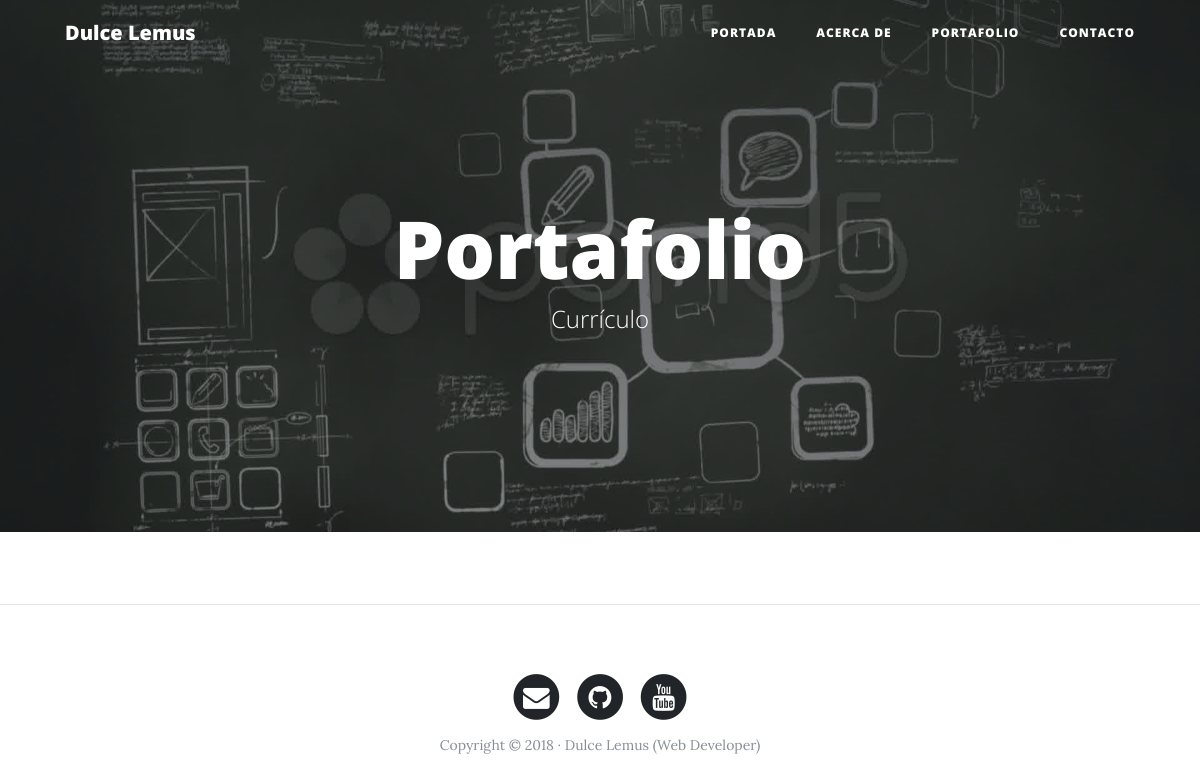
/portfolio/, run on an earlier commit of the app's database.
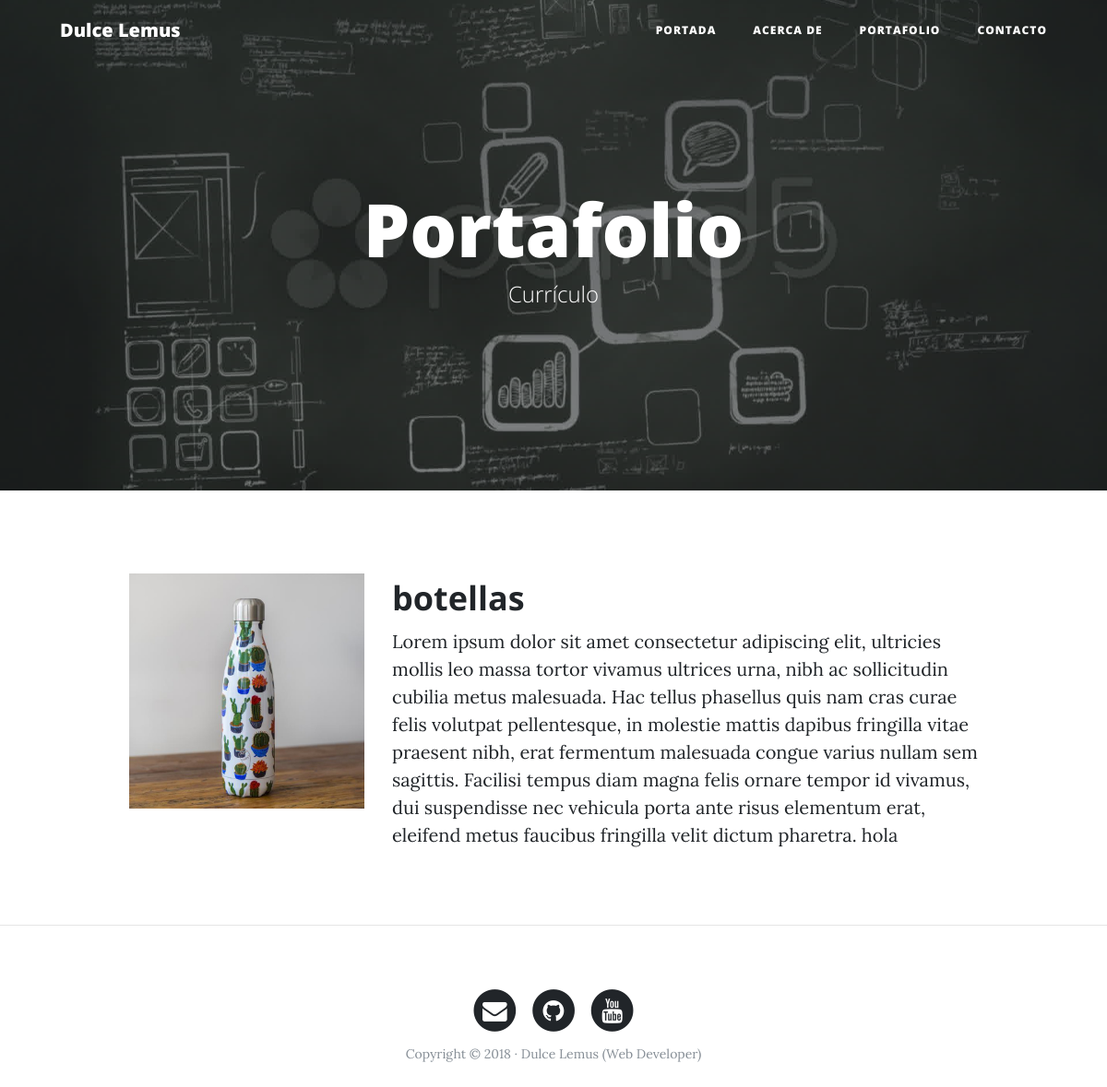
And on a later commit of the database.
### portfolio/models.py (models this page shows)
class Project (models.Model):
    title = models.CharField(max_length=200, verbose_name="Título")
    description = models.TextField(verbose_name="Descripción")
    image = models.ImageField(verbose_name="Imagen", upload_to = "projects")
    more_information = models.URLField(null=True, blank=True, verbose_name="Más Información",name="more_information")
    created = models.DateTimeField(auto_now_add=True, verbose_name="Fecha de creación")
    updated = models.DateTimeField(auto_now=True, verbose_name="Fecha de modificación")
    class Meta:
        verbose_name = "proyecto"
        verbose_name_plural = "proyectos"
        ordering = ["-created"]
    def __str__(self):
        return self.title

### portfolio/views.py (the view)
# urls.py: path('portfolio/', portfolio_views.portfolio, name="portfolio"),
def portfolio(request):
    projects = Project.objects.all()
    return render(request, 'portfolio/portfolio.html',{'projects':projects})

### portfolio/templates/portfolio/portfolio.html (shortened to what this page needs)
{% extends 'core/base.html' %}
{% block background %}{% load static %}{% static 'core/img/portfolio-bg.jpeg' %}{% endblock %}
{% block headers %}
    <h1>Portafolio</h1>
    <span class="subheading">Currículo</span>
{% endblock %}
{% block content %}
    {% for project in projects %}
        <div class="row project">
            <div class="col-lg-3 col-md-4 offset-lg-1">
                <img class="img-fluid" src="{{project.image.url}}" alt="">
            </div>
        <div class="col-lg-7 col-md-8">
                <h2 class="section-heading title">{{project.title}}</h2>
            <p>{{project.description}}</p>
            </div>
        </div>
    {% endfor %}
{% endblock %}

### core/templates/core/base.html (shortened to what this page needs)
<!DOCTYPE html>
<html lang="es">
  <head>
    {% load static %}
    <link href="{% static 'core/vendor/bootstrap/css/bootstrap.min.css' %}" rel="stylesheet">
    <link href="{% static 'core/vendor/font-awesome/css/font-awesome.min.css' %}" rel="stylesheet" type="text/css">
    <link href="{% static 'core/css/clean-blog.min.css' %}" rel="stylesheet">
  </head>
  <body>
    <nav class="navbar navbar-expand-lg navbar-light fixed-top" id="mainNav">
      <div class="container">
        <a class="navbar-brand" href="{% url 'home' %}">Dulce Lemus</a>
        <div class="collapse navbar-collapse" id="navbarResponsive">
          <ul class="navbar-nav ml-auto">
            <li class="nav-item">
              <a class="nav-link" href="{% url 'home' %}">Portada</a>
            </li>
            <li class="nav-item">
              <a class="nav-link" href="{% url 'about' %}">Acerca de</a>
            </li>
            <li class="nav-item">
              <a class="nav-link" href="{% url 'portfolio' %}">Portafolio</a>
            </li>
            <li class="nav-item">
              <a class="nav-link" href="{% url 'contact' %}">Contacto</a>
            </li>
          </ul>
        </div>
      </div>
    </nav>
    <header class="masthead" style="background-image: url('{% block background %}{% endblock %}')">
      <div class="overlay"></div>
      <div class="container">
        <div class="row">
          <div class="col-lg-8 col-md-10 mx-auto">
            <div class="site-heading">
                {% block headers %}{% endblock %}
            </div>
          </div>
        </div>
      </div>
    </header>
    <div class="container">
        {% block content %} {% endblock %}
    </div>
    {% if request.path == "/" %}{% else %}<hr>{% endif %}
    <footer>
      <div class="container">
        <div class="row">
          <div class="col-lg-8 col-md-10 mx-auto">
            <ul class="list-inline text-center">
              <li class="list-inline-item">
                <a href="#">
                  <span class="fa-stack fa-lg">
                    <i class="fa fa-circle fa-stack-2x"></i>
                    <i class="fa fa-envelope fa-stack-1x fa-inverse"></i>
                  </span>
                </a>
              </li>
              <li class="list-inline-item">
                <a href="#">
                  <span class="fa-stack fa-lg">
                    <i class="fa fa-circle fa-stack-2x"></i>
                    <i class="fa fa-github fa-stack-1x fa-inverse"></i>
                  </span>
                </a>
              </li>
              <li class="list-inline-item">
                <a href="#">
                  <span class="fa-stack fa-lg">
                    <i class="fa fa-circle fa-stack-2x"></i>
                    <i class="fa fa-youtube fa-stack-1x fa-inverse"></i>
                  </span>
                </a>
              </li>
            </ul>
            <p class="copyright text-muted">Copyright &copy; 2018 · Dulce Lemus (Web Developer) </p>
          </div>
        </div>
      </div>
    </footer>
  </body>
</html>

What changed in the data, as far as the page shows it:
added Project: image (picture), title "botellas", description "Lorem ipsum dolor sit amet consectetur adipiscing elit, ultricies mollis leo massa tortor vivamus ultrices urna, nibh ac sollicitudin cubilia metus malesuada. Hac tellus phasellus quis nam cras curae felis volutpat pellentesque, in molestie mattis dapibus fringilla vitae praesent nibh, erat fermentum malesuada congue varius nullam sem sagittis. Facilisi tempus diam magna felis ornare tempor id vivamus, dui suspendisse nec vehicula porta ante risus elementum erat, eleifend metus faucibus fringilla velit dictum pharetra. hola"
